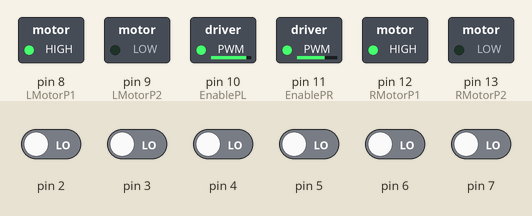
The sketch below on a simulated Arduino Uno, built with avr-gcc and run on an emulated ATmega328P. On the bench: switched loads named in the sketch (green lamp = pin HIGH). Inputs (shaded band) come from the test bench; at power-on: pin 2–7 LOW. What the sketch prints to the serial monitor is not drawn.

Above: at 12.7 s.
12.8 s: pin 2 driven HIGH
At 14.0 s:
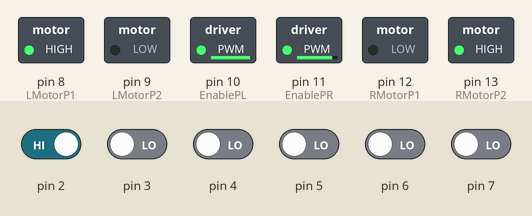
14.3 s: pin 7 driven HIGH
At 15.3 s:
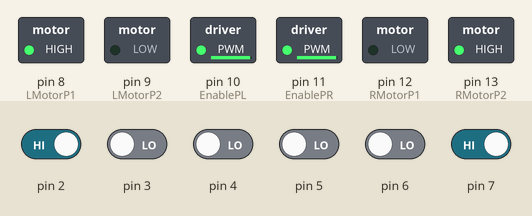
15.8 s: pin 6 driven HIGH
At 16.5 s:
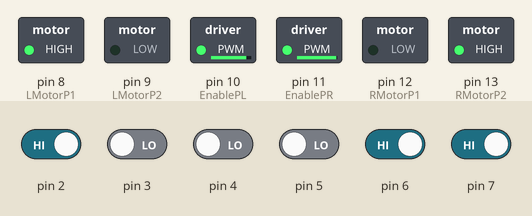
Timing chart, 0 to 18.8 s (numbered marks = the images above; inputs shaded):
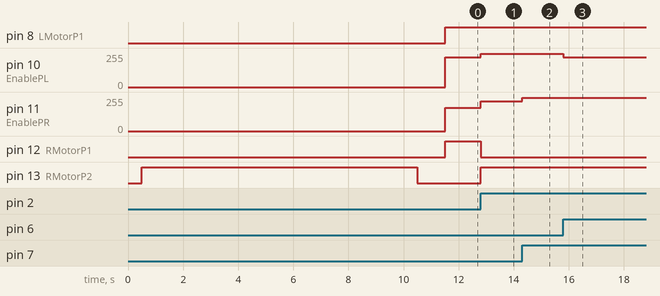

The sketch:

AquilesQueLoMedioLograElDiaAntes.ino
```cpp
#include <QTRSensors.h>

//Motor Definitions
#define LMotorP1 8
#define LMotorP2 9
#define RMotorP1 12
#define RMotorP2 13

//L293D Enable Pins
#define EnablePL 10
#define EnablePR 11

//Motor Speed
#define Speed 125

//Motor Maximun Speed
#define LM_Max_Speed 255
#define RM_Max_Speed 255

//Delays
#define MotorDelay 0
#define ReadDelay 50
#define DebugMotorSec 3000 //What is this?

//Light Sensor Definitions
#define NUM_SENSORS  6
#define TIMEOUT      2500
#define EMITTER_PIN  1

QTRSensorsRC qtrrc((unsigned char[]) {2, 3, 4, 5, 6, 7},
				   NUM_SENSORS, TIMEOUT, EMITTER_PIN);
unsigned int sensorValues[NUM_SENSORS];

boolean GoneR, GoneL, GoneVR, GoneVL, GotLost, GoingF, Intersection, Center, Angle;
int SensorCount;
int MotorSpeed = Speed;
int SensorID;

void setup() {

        pinMode(EnablePL, OUTPUT);
        pinMode(EnablePR, OUTPUT);
        pinMode(7, INPUT);

        pinMode(LMotorP1, OUTPUT);
        pinMode(LMotorP2, OUTPUT);
        pinMode(RMotorP1, OUTPUT);
        pinMode(RMotorP2, OUTPUT);

	delay(500);
	pinMode(13, OUTPUT);
	digitalWrite(13, HIGH);		// turn on Arduino's LED to indicate we are in calibration mode
	for (int i = 0; i < 400; i++)	// make the calibration take about 10 seconds
	{
		qtrrc.calibrate();	// reads all sensors 10 times at 2500 us per read (i.e. ~25 ms per call)
	}
	digitalWrite(13, LOW);		// turn off Arduino's LED to indicate we are through with calibration

	// print the calibration minimum values measured when emitters were on
	Serial.begin(9600);
	for (int i = 0; i < NUM_SENSORS; i++)
	{
		Serial.print(qtrrc.calibratedMinimumOn[i]);
		Serial.print(' ');
	}
	Serial.println();

	// print the calibration maximum values measured when emitters were on
	for (int i = 0; i < NUM_SENSORS; i++)
	{
		Serial.print(qtrrc.calibratedMaximumOn[i]);
		Serial.print(' ');
	}
	Serial.println();
	Serial.println();

	delay(1000);
}

void stopMotors(int Motor) {
	delay(MotorDelay);
	if (Motor == 1) {
		digitalWrite(LMotorP1, LOW);
		digitalWrite(LMotorP2, LOW);
	}
	else if (Motor == 2) {
		digitalWrite(RMotorP1, LOW);
		digitalWrite(RMotorP2, LOW);
	}
	delay(MotorDelay);
}


void runMotors(int Motor) {
	delay(MotorDelay);
	if (Motor == 1) {
		digitalWrite(LMotorP1, HIGH);
		digitalWrite(LMotorP2, LOW);
	}
	else if (Motor == 2) {
		digitalWrite(RMotorP1, LOW);
		digitalWrite(RMotorP2, HIGH);
	}
	delay(MotorDelay);
}

void reverseMotors(int Motor){
	delay(MotorDelay);
	if (Motor == 1) {
		digitalWrite(LMotorP1, LOW);
		digitalWrite(LMotorP2, HIGH);
	}
	else if (Motor == 2) {
		digitalWrite(RMotorP1, HIGH);
		digitalWrite(RMotorP2, LOW);
	}
	delay(MotorDelay);
}

void motorSpeed(int RMotorSpeed, int LMotorSpeed) {
	if (LMotorSpeed > LM_Max_Speed) LMotorSpeed = LM_Max_Speed;		// limit top speed
	if (RMotorSpeed > RM_Max_Speed) RMotorSpeed = RM_Max_Speed;		// limit top speed
	if (LMotorSpeed < 0) LMotorSpeed = 0;					// keep motor above 0
	if (RMotorSpeed < 0) RMotorSpeed = 0;					// keep motor speed above 0
	analogWrite(EnablePL, LMotorSpeed);
	analogWrite(EnablePR, RMotorSpeed);
}

boolean fast (unsigned int position = qtrrc.readLine(sensorValues)) {

  unsigned int PosOne = position;
  Serial.print(PosOne);
  Serial.print(" ");

  delay(ReadDelay);

  position = qtrrc.readLine(sensorValues);
  unsigned int PosTwo = position;
  Serial.print(PosTwo);
  Serial.print(" ");

  Serial.print(abs(PosOne - PosTwo));
  Serial.print(" ");

  if ( abs(PosOne - PosTwo) > 3000) {
    return true;
  } else {
    return false;
  }

}

boolean lost (int sensor[]) {

   boolean GotLost = true;

   for (unsigned int i = 0; i < NUM_SENSORS; ++i) {
      GotLost = GotLost && ((sensor[i] * 10 / 1001) < 7);
   }

   Serial.print(GotLost);
   Serial.print(" ");

   delay(ReadDelay);

   return GotLost;
}

void loop() {

  unsigned int position = qtrrc.readLine(sensorValues);

  int HighSpeed = MotorSpeed * 2;
  int NormalSpeed = MotorSpeed * 1.8;
  int LowSpeed = MotorSpeed * 1.6;
  int CurveSpeed = MotorSpeed * 1.4;
  boolean StartEngine = false;
  int ShutdownCounter = 0;

  GotLost = true;
  SensorCount = 0;
  Intersection = false;
  Angle = false;

  /*if (analogRead(A0) > 900) {
    stopMotors(1);
    stopMotors(2);
    StartEngine = false;
    delay(2000);
  }

  while ( !StartEngine && analogRead(A0) < 900 ) {
   if  (analogRead(A0) > 900) {StartEngine = true;}
  }

  if  (analogRead(A0) > 900) {delay(2000);}*/

GoneR = position > 2700;
GoneL = position < 2300;

   for (unsigned int i = 0; i < NUM_SENSORS; ++i) {
      GotLost = GotLost && ((sensorValues[i] * 10 / 1001) < 7);
   }

if (!GotLost) {
  runMotors(1);
  runMotors(2);
  if (GoneR) {
    motorSpeed (HighSpeed, NormalSpeed);
  } else if (GoneL) {
    motorSpeed (NormalSpeed, HighSpeed);
  } else if (!GoneR && !GoneL) {
    motorSpeed (HighSpeed, HighSpeed);
  }
}

if (GotLost) {
  if (GoneR) {
    reverseMotors(1);
    runMotors(2);
    motorSpeed (NormalSpeed, CurveSpeed);
  } else if (GoneL) {
    runMotors(1);
    reverseMotors(2);
    motorSpeed (CurveSpeed, NormalSpeed);
  }
}

}
```

Measured:
- after the input at 12.8 s, pin 10 (EnablePL): 225/255 → 250/255 at once; pin 11 (EnablePR): 175/255 → 225/255 at once; pin 12 (RMotorP1): HIGH → LOW at once; pin 13 (RMotorP2): LOW → HIGH at once
- after the input at 14.3 s, pin 11 (EnablePR): 225/255 → 250/255 at once
- after the input at 15.8 s, pin 10 (EnablePL): 250/255 → 225/255 at once
